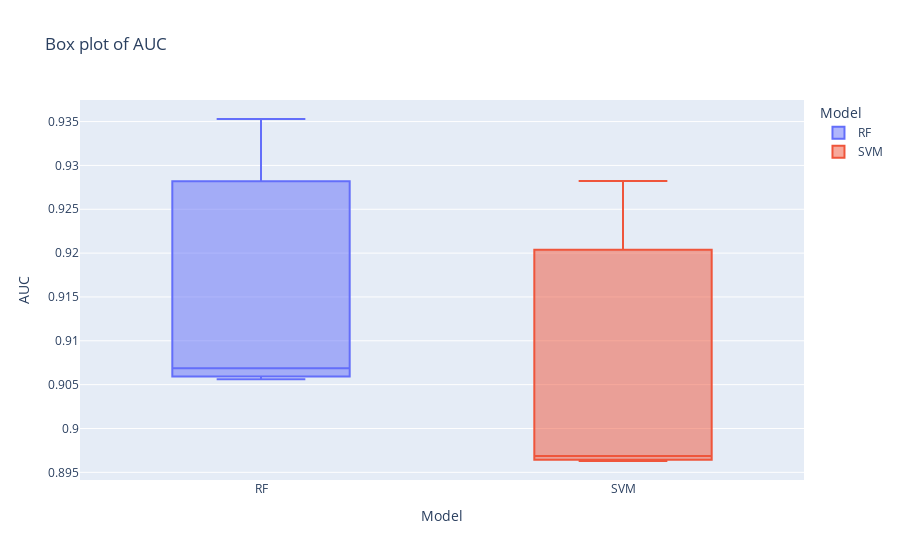
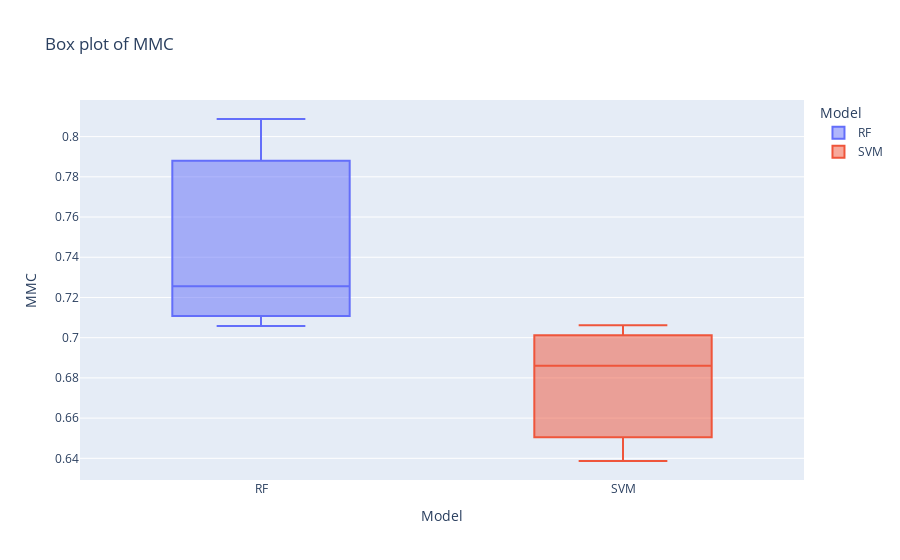
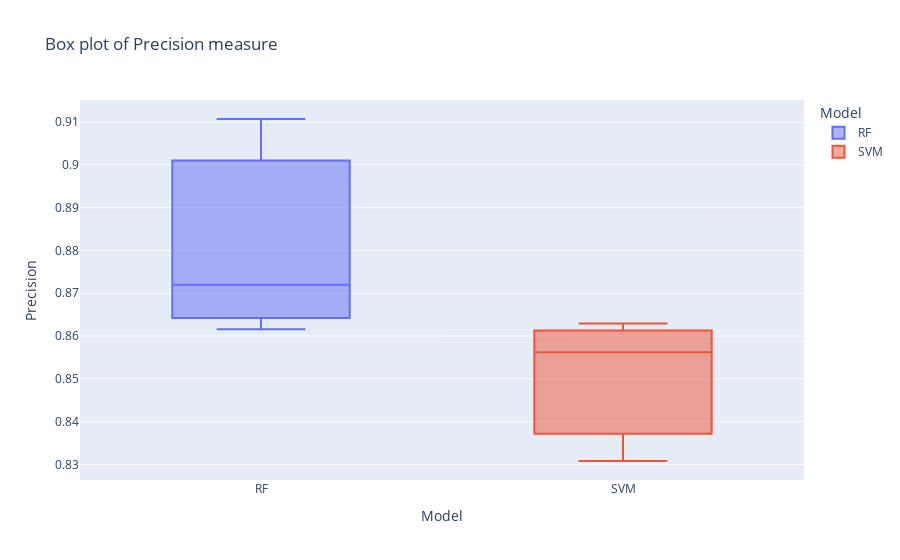
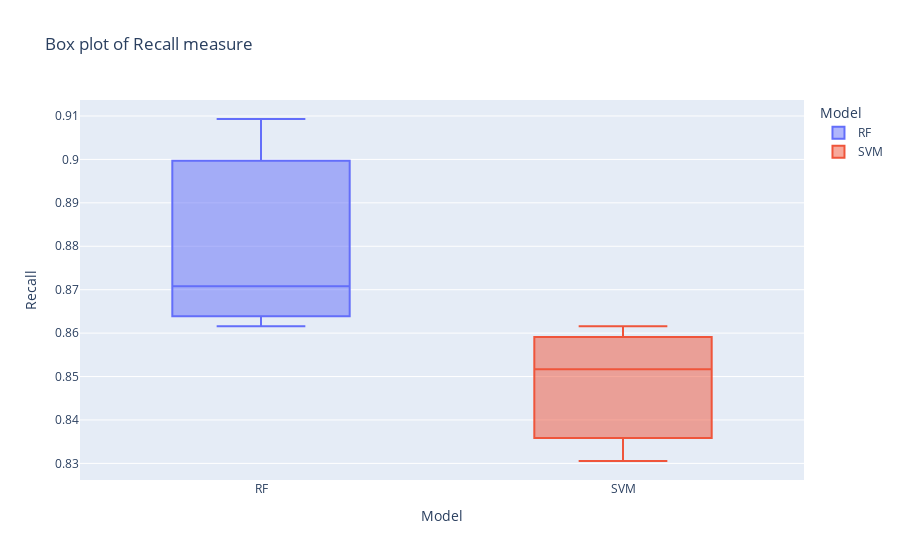

Notebook code for these charts, in order:
### Code cell
generate_boxplot()

### Figure 1 — Plotly figure (JSON) as saved in the notebook; plotly's stock layout.template omitted (floating-point values rounded to 4 significant figures)
{"data": [{"alignmentgroup": "True", "hovertemplate": "Model=%{x}<br>AUC=%{y}<extra></extra>", "legendgroup": "RF", "marker": {"color": "#636efa"}, "name": "RF", "notched": false, "offsetgroup": "RF", "orientation": "v", "showlegend": true, "type": "box", "x": ["RF", "RF", "RF"], "x0": " ", "xaxis": "x", "y": [0.9056, 0.9353, 0.9069], "y0": " ", "yaxis": "y"}, {"alignmentgroup": "True", "hovertemplate": "Model=%{x}<br>AUC=%{y}<extra></extra>", "legendgroup": "SVM", "marker": {"color": "#EF553B"}, "name": "SVM", "notched": false, "offsetgroup": "SVM", "orientation": "v", "showlegend": true, "type": "box", "x": ["SVM", "SVM", "SVM"], "x0": " ", "xaxis": "x", "y": [0.8963, 0.9282, 0.8969], "y0": " ", "yaxis": "y"}], "layout": {"autosize": true, "boxmode": "overlay", "legend": {"title": {"text": "Model"}, "tracegroupgap": 0}, "title": {"text": "Box plot of AUC"}, "xaxis": {"anchor": "y", "autorange": true, "categoryarray": ["RF", "SVM"], "categoryorder": "array", "domain": [0, 1], "range": [-0.5, 1.5], "title": {"text": "Model"}, "type": "category"}, "yaxis": {"anchor": "x", "autorange": true, "domain": [0, 1], "range": [0.8941, 0.9375], "title": {"text": "AUC"}, "type": "linear"}}}

### Figure 2 — Plotly figure (JSON) as saved in the notebook; plotly's stock layout.template omitted (floating-point values rounded to 4 significant figures)
{"data": [{"alignmentgroup": "True", "hovertemplate": "Model=%{x}<br>MMC=%{y}<extra></extra>", "legendgroup": "RF", "marker": {"color": "#636efa"}, "name": "RF", "notched": false, "offsetgroup": "RF", "orientation": "v", "showlegend": true, "type": "box", "x": ["RF", "RF", "RF"], "x0": " ", "xaxis": "x", "y": [0.7059, 0.8088, 0.7256], "y0": " ", "yaxis": "y"}, {"alignmentgroup": "True", "hovertemplate": "Model=%{x}<br>MMC=%{y}<extra></extra>", "legendgroup": "SVM", "marker": {"color": "#EF553B"}, "name": "SVM", "notched": false, "offsetgroup": "SVM", "orientation": "v", "showlegend": true, "type": "box", "x": ["SVM", "SVM", "SVM"], "x0": " ", "xaxis": "x", "y": [0.6387, 0.7062, 0.686], "y0": " ", "yaxis": "y"}], "layout": {"autosize": true, "boxmode": "overlay", "legend": {"title": {"text": "Model"}, "tracegroupgap": 0}, "title": {"text": "Box plot of MMC"}, "xaxis": {"anchor": "y", "autorange": true, "categoryarray": ["RF", "SVM"], "categoryorder": "array", "domain": [0, 1], "range": [-0.5, 1.5], "title": {"text": "Model"}, "type": "category"}, "yaxis": {"anchor": "x", "autorange": true, "domain": [0, 1], "range": [0.6292, 0.8182], "title": {"text": "MMC"}, "type": "linear"}}}

### Figure 3 — Plotly figure (JSON) as saved in the notebook; plotly's stock layout.template omitted (floating-point values rounded to 4 significant figures)
{"data": [{"alignmentgroup": "True", "hovertemplate": "Model=%{x}<br>Precision=%{y}<extra></extra>", "legendgroup": "RF", "marker": {"color": "#636efa"}, "name": "RF", "notched": false, "offsetgroup": "RF", "orientation": "v", "showlegend": true, "type": "box", "x": ["RF", "RF", "RF"], "x0": " ", "xaxis": "x", "y": [0.8616, 0.9107, 0.872], "y0": " ", "yaxis": "y"}, {"alignmentgroup": "True", "hovertemplate": "Model=%{x}<br>Precision=%{y}<extra></extra>", "legendgroup": "SVM", "marker": {"color": "#EF553B"}, "name": "SVM", "notched": false, "offsetgroup": "SVM", "orientation": "v", "showlegend": true, "type": "box", "x": ["SVM", "SVM", "SVM"], "x0": " ", "xaxis": "x", "y": [0.8308, 0.863, 0.8562], "y0": " ", "yaxis": "y"}], "layout": {"autosize": true, "boxmode": "overlay", "legend": {"title": {"text": "Model"}, "tracegroupgap": 0}, "title": {"text": "Box plot of Precision measure"}, "xaxis": {"anchor": "y", "autorange": true, "categoryarray": ["RF", "SVM"], "categoryorder": "array", "domain": [0, 1], "range": [-0.5, 1.5], "title": {"text": "Model"}, "type": "category"}, "yaxis": {"anchor": "x", "autorange": true, "domain": [0, 1], "range": [0.8264, 0.9152], "title": {"text": "Precision"}, "type": "linear"}}}

### Figure 4 — Plotly figure (JSON) as saved in the notebook; plotly's stock layout.template omitted (floating-point values rounded to 4 significant figures)
{"data": [{"alignmentgroup": "True", "hovertemplate": "Model=%{x}<br>Recall=%{y}<extra></extra>", "legendgroup": "RF", "marker": {"color": "#636efa"}, "name": "RF", "notched": false, "offsetgroup": "RF", "orientation": "v", "showlegend": true, "type": "box", "x": ["RF", "RF", "RF"], "x0": " ", "xaxis": "x", "y": [0.8616, 0.9093, 0.8708], "y0": " ", "yaxis": "y"}, {"alignmentgroup": "True", "hovertemplate": "Model=%{x}<br>Recall=%{y}<extra></extra>", "legendgroup": "SVM", "marker": {"color": "#EF553B"}, "name": "SVM", "notched": false, "offsetgroup": "SVM", "orientation": "v", "showlegend": true, "type": "box", "x": ["SVM", "SVM", "SVM"], "x0": " ", "xaxis": "x", "y": [0.8305, 0.8616, 0.8517], "y0": " ", "yaxis": "y"}], "layout": {"autosize": true, "boxmode": "overlay", "legend": {"title": {"text": "Model"}, "tracegroupgap": 0}, "title": {"text": "Box plot of Recall measure"}, "xaxis": {"anchor": "y", "autorange": true, "categoryarray": ["RF", "SVM"], "categoryorder": "array", "domain": [0, 1], "range": [-0.5, 1.5], "title": {"text": "Model"}, "type": "category"}, "yaxis": {"anchor": "x", "autorange": true, "domain": [0, 1], "range": [0.8262, 0.9137], "title": {"text": "Recall"}, "type": "linear"}}}
